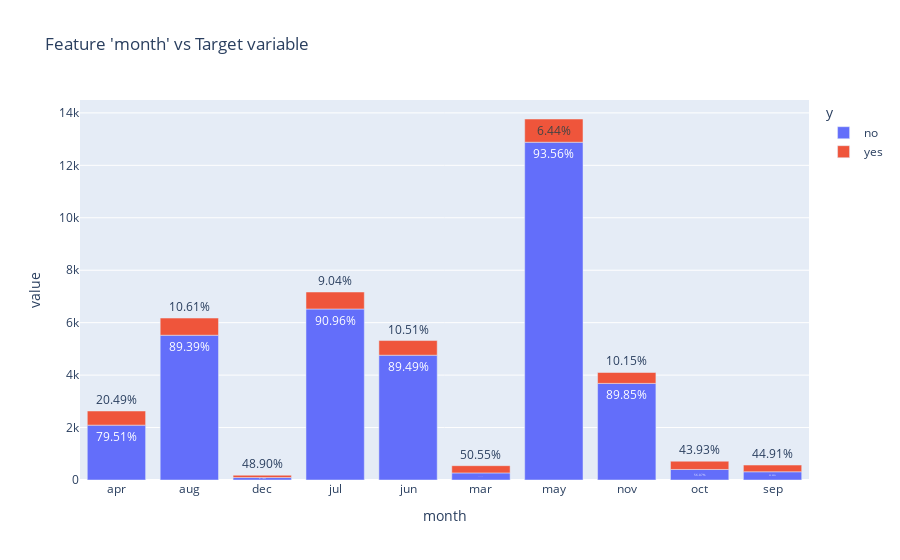

The notebook cell saved with this chart:
### Code cell
cat_plot=pd.DataFrame(data.groupby('month')['y'].value_counts())
cat_plot['percentage']=data.groupby('month')['y'].value_counts().groupby(level=0).apply(lambda x: 100 *x/float(x.sum())).values
cat_plot.columns = ['count', 'percentage']
cat_plot.reset_index(level = ['y', 'month'],inplace=True)
fig=px.bar(cat_plot, x='month', y=['count'], color = 'y' ,text=cat_plot['percentage'].apply(lambda x: '{0:1.2f}%'.format(x)),title="Feature 'month' vs Target variable")
fig.show()

### Figure 1 — Plotly figure (JSON) as saved in the notebook; plotly's stock layout.template omitted (floating-point values rounded to 4 significant figures)
{"data": [{"alignmentgroup": "True", "hovertemplate": "y=no<br>month=%{x}<br>value=%{y}<br>text=%{text}<extra></extra>", "legendgroup": "no", "marker": {"color": "#636efa", "pattern": {"shape": ""}}, "name": "no", "offsetgroup": "no", "orientation": "v", "showlegend": true, "text": ["79.51%", "89.39%", "51.10%", "90.96%", "89.49%", "49.45%", "93.56%", "89.85%", "56.07%", "55.09%"], "textposition": "auto", "type": "bar", "x": ["apr", "aug", "dec", "jul", "jun", "mar", "may", "nov", "oct", "sep"], "xaxis": "x", "y": [2092, 5521, 93, 6521, 4759, 270, 12881, 3684, 402, 314], "yaxis": "y"}, {"alignmentgroup": "True", "hovertemplate": "y=yes<br>month=%{x}<br>value=%{y}<br>text=%{text}<extra></extra>", "legendgroup": "yes", "marker": {"color": "#EF553B", "pattern": {"shape": ""}}, "name": "yes", "offsetgroup": "yes", "orientation": "v", "showlegend": true, "text": ["20.49%", "10.61%", "48.90%", "9.04%", "10.51%", "50.55%", "6.44%", "10.15%", "43.93%", "44.91%"], "textposition": "auto", "type": "bar", "x": ["apr", "aug", "dec", "jul", "jun", "mar", "may", "nov", "oct", "sep"], "xaxis": "x", "y": [539, 655, 89, 648, 559, 276, 886, 416, 315, 256], "yaxis": "y"}], "layout": {"barmode": "relative", "legend": {"title": {"text": "y"}, "tracegroupgap": 0}, "title": {"text": "Feature 'month' vs Target variable"}, "xaxis": {"anchor": "y", "domain": [0, 1], "title": {"text": "month"}}, "yaxis": {"anchor": "x", "domain": [0, 1], "title": {"text": "value"}}}}
